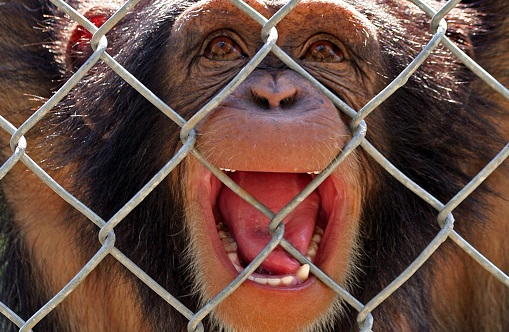
#> input picture Test Images/exp1.jpg, 509 x 332 px
$ python -i FindMaskThroughColor.py   (imports and definitions only)
#> lines starting #> are read from the running program, lines starting #| are printed output that depends on the picture
### color_feature/GetPoint.py
import cv2
import numpy as np


points = []


# 鼠标左键单击事件
def on_EVENT_LBUTTONDOWN(event, x, y, flags, param):
    if event == cv2.EVENT_LBUTTONDOWN:
        points.append([x, y])


# 从图片中选取栅栏参考点
def choose_points_from_img(img):
    img = img.copy()
    cv2.namedWindow("choose point")
    cv2.setMouseCallback("choose point", on_EVENT_LBUTTONDOWN)
    cv2.imshow("choose point", img)
    while True:
        for point in points:
            x, y = point[0], point[1]
            xy = "%d,%d" % (x, y)
            cv2.circle(img, (x, y), 2, (255, 0, 0), thickness=1)
            cv2.putText(img, xy, (x, y), cv2.FONT_HERSHEY_PLAIN,
                        1.0, (0, 0, 255), thickness=2)
            cv2.imshow("choose point", img)
        if cv2.waitKey(1) & 0xff == ord('q'):
            break
    cv2.destroyWindow("choose point")
    return points


def get_points_sample(img, points, wind_size):
    points_num = len(points)
    counter = 0
    wSize = wind_size * wind_size
    hwSize = int(wind_size/2)
    R = np.zeros(points_num * wSize, dtype=np.uint8)
    G = np.zeros(points_num * wSize, dtype=np.uint8)
    B = np.zeros(points_num * wSize, dtype=np.uint8)

    for i in range(points_num):
        row, col = points[i][1], points[i][0]
        for j in range(-hwSize,hwSize+1):
            for k in range(-hwSize,hwSize+1):
                B[wSize * i + counter] = img[row + j, col + k, 0]
                G[wSize * i + counter] = img[row + j, col + k, 1]
                R[wSize * i + counter] = img[row + j, col + k, 2]
                counter = counter + 1
        counter = 0
    return R, G, B, points_num, points


# [11 lines that do not run on import are left out]

### color_feature/FenceDetcc.py
import numpy as np
import cv2
from color_feature.GetPoint import choose_points_from_img, get_points_sample


def fenceDetcc(img, R, G, B, points_num, wind_size, treshold):
    img = img.copy()
    y_length, x_length, _ = img.shape
    wSize = wind_size * wind_size
    hwSize = int(wind_size / 2)

    S_points_num = points_num * wSize  # 区域点个数
    k = 1 / S_points_num

    mewR = np.sum(R) / S_points_num
    mewG = np.sum(G) / S_points_num
    mewB = np.sum(B) / S_points_num


    r_error = R - mewR
    g_error = G - mewG
    b_error = B - mewB
    Srr = k * np.sum(np.multiply(r_error, r_error))
    Srg = k * np.sum(np.multiply(r_error, g_error))
    Srb = k * np.sum(np.multiply(r_error, b_error))

    Sgr = k * np.sum(np.multiply(g_error, r_error))
    Sgg = k * np.sum(np.multiply(g_error, g_error))
    Sgb = k * np.sum(np.multiply(g_error, b_error))

    Sbr = k * np.sum(np.multiply(b_error, r_error))
    Sbg = k * np.sum(np.multiply(b_error, g_error))
    Sbb = k * np.sum(np.multiply(b_error, b_error))


    Sigma = [[Srr,Srg,Srb],
             [Sgr,Sgg,Sgb],
             [Sbr,Sbg,Sbb]]

    Sigma_mat = np.mat(Sigma)
    iSigma = Sigma_mat.I


    mask = np.zeros((y_length,x_length),dtype=np.uint8)
    for i in range(y_length):
        for j in range(x_length):
            cB = img[i,j,0]
            cG = img[i,j,1]
            cR = img[i,j,2]

            A = np.mat([cR - mewR,cG - mewG, cB -mewB])

            d = A * iSigma * A.T
            if d < treshold:
                img[i,j,:] = 0
                mask[i,j] = 255

    cv2.imshow("img with original mask", img)
    cv2.waitKey(0)
    cv2.imshow("original mask", mask)
    cv2.waitKey(0)

    return mask


# [93 lines left out: function fenceDetcc2, not called in this run]

# [10 lines that do not run on import are left out]

### color_feature/FindMaskThroughColor.py
import cv2
import numpy as np
from skimage import measure

from color_feature.GetPoint import choose_points_from_img, get_points_sample
from color_feature.FenceDetcc import fenceDetcc


import de_fencing.Parameter as PARM


wind_size = PARM.windSize
manhattan_distance_threshold = PARM.manhattanDistanceThreshold


def find_fence_mask_through_color(img):
    # 获得栅栏样本像素点  获得样本点周围像素点
    points = choose_points_from_img(img)
    R, G, B, points_num, points = get_points_sample(img, points, wind_size=wind_size)
    # 获得原始栅栏mask
    mask = fenceDetcc(img, R, G, B, points_num, wind_size=wind_size, treshold=manhattan_distance_threshold)

    # 膨胀处理
    kernel = cv2.getStructuringElement(cv2.MORPH_RECT, (3, 3))
    dilation = cv2.dilate(mask, kernel)
    cv2.imshow('image dilation', dilation)
    cv2.waitKey(0)

    # 联通区域划分
    labels, num = measure.label(dilation, neighbors=8, background=0, connectivity=2, return_num=True)
    print('联通区域数目：', num)

    labels_num_dict = {}
    for i in range(1, num+1):  # 这里从1开始，防止将背景设置为最大连通域
        labels_num_dict[i] = np.sum(labels == i)
    print('联通区域标签和包含像素个数:\n', labels_num_dict)

    # 联通区域面积从大到小排序
    labels_num_dict_sorted = sorted(labels_num_dict.items(), key=lambda d: d[1], reverse=True)
    print('排序后联通区域标签和包含像素个数:\n', labels_num_dict_sorted)

    # 选择标签  2个条件
    labels_choose = []
    for i in range(0, min(15, num - 1)):
        if labels_num_dict_sorted[i][1] > 100:
            labels_choose.append(labels_num_dict_sorted[i][0])

    print('选择的标签:', labels_choose)

    # 选择栅栏区域
    mask_choose = np.zeros(labels.shape, dtype=np.uint8)
    for i in range(mask_choose.shape[0]):
        for j in range(mask_choose.shape[1]):
            if labels[i][j] in labels_choose:
                mask_choose[i][j] = 255
    cv2.imshow('mask_choose', mask_choose)
    cv2.waitKey(0)

    # 膨胀处理
    kernel1 = cv2.getStructuringElement(cv2.MORPH_RECT, (5, 5))
    kernel2 = cv2.getStructuringElement(cv2.MORPH_RECT, (3, 3))
    mask_choose_dilation = cv2.dilate(mask_choose, kernel1)
    mask_choose_dilation = cv2.erode(mask_choose_dilation,kernel2)
    cv2.imshow('mask_choose_dilation', mask_choose_dilation)
    cv2.waitKey(0)

    return mask_choose_dilation


# [15 lines not run here, left out]
    # cv2.imwrite(result_file_path + img_name, new_img)

>>> import cv2
>>> picture = cv2.imread('../Test Images/exp1.jpg', cv2.IMREAD_GRAYSCALE)
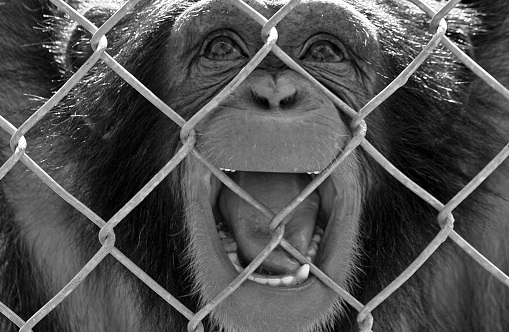
#> picture: shape (332, 509); min 0, max 255, mean 81.3
>>> result = find_fence_mask_through_color(picture)
#> (key q is pressed here)
#> in find_fence_mask_through_color, `points = choose_points_from_img(img)`: points = []
#> in get_points_sample, `points_num = len(points)`: points_num = 0
#> in find_fence_mask_through_color, `R, G, B, points_num, points = get_points_sample(img, points, wind_size..`: R = empty array; points_num = 0
#> (the run stopped early here; a loop or call above may not have finished)

$ run again, on Test Images/exp122.jpg
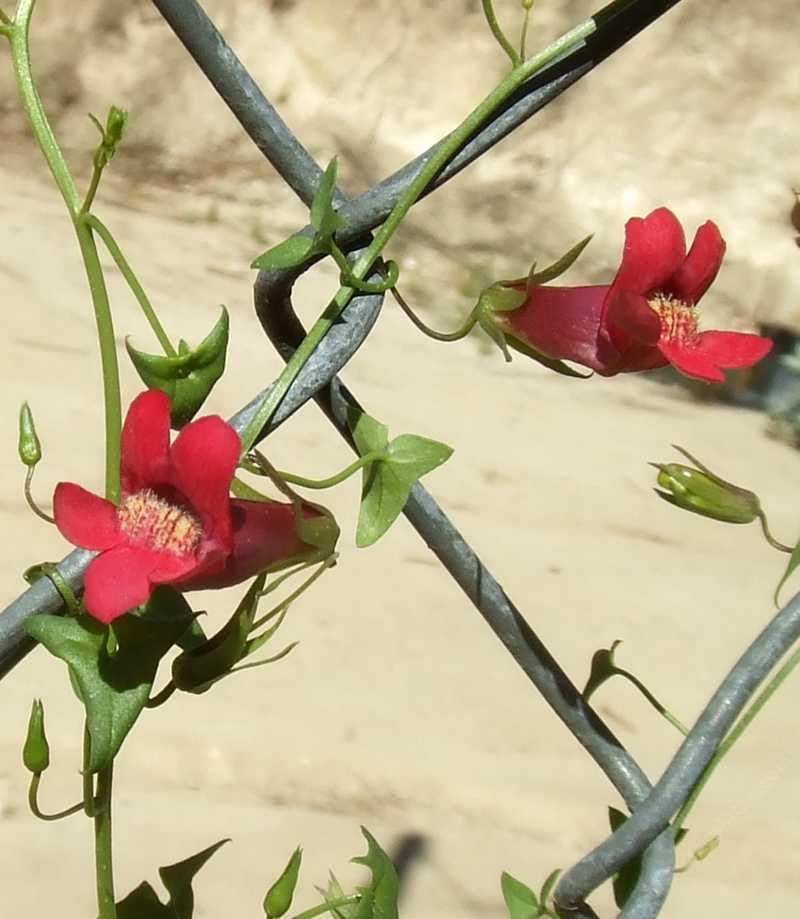
#> input picture Test Images/exp122.jpg, 800 x 919 px
#> `picture = cv2.imread('../Test Images/exp1.jpg', cv2.IMREAD_GRAYSCALE)`:
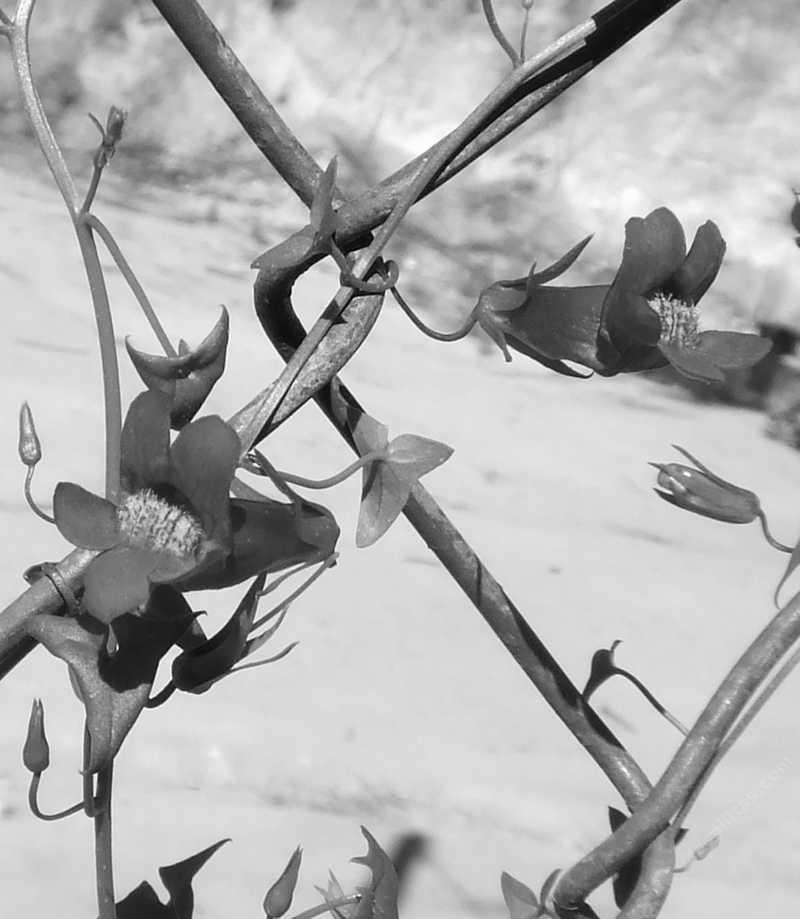
#> picture: shape (919, 800); min 0, max 255, mean 175
#> points = []
#> in get_points_sample, `points_num = len(points)`: points_num = 0
#> in find_fence_mask_through_color, `R, G, B, points_num, points = get_points_sample(img, points, wind_size..`: R = empty array; points_num = 0

$ run again, on Test Images/exp123.jpg
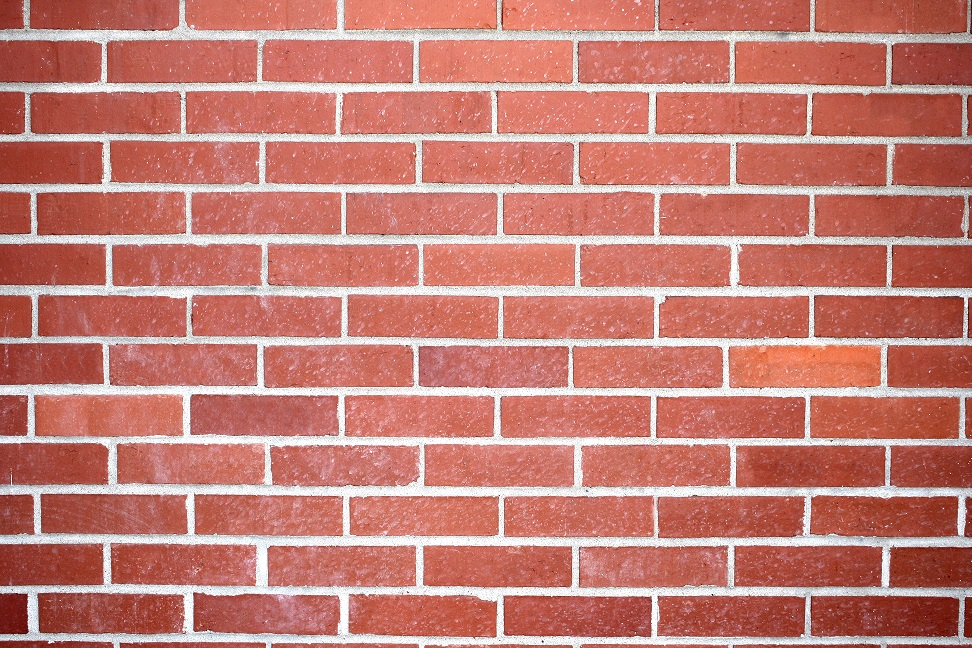
#> input picture Test Images/exp123.jpg, 972 x 648 px
#> `picture = cv2.imread('../Test Images/exp1.jpg', cv2.IMREAD_GRAYSCALE)`:
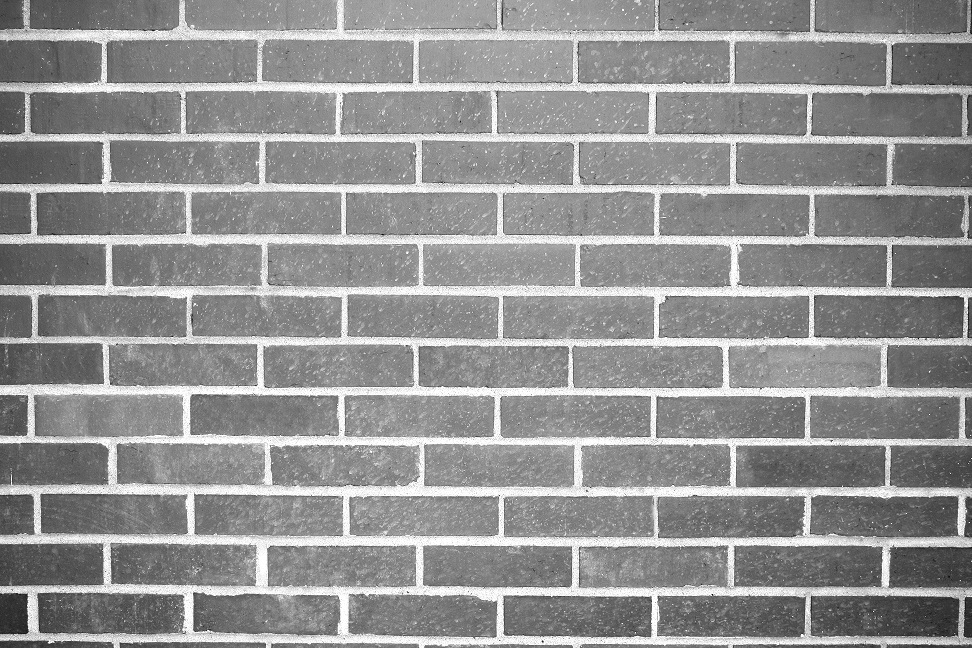
#> picture: shape (648, 972); min 0, max 255, mean 146.2
#> points = []
#> in get_points_sample, `points_num = len(points)`: points_num = 0
#> in find_fence_mask_through_color, `R, G, B, points_num, points = get_points_sample(img, points, wind_size..`: R = empty array; points_num = 0

$ run again, on Test Images/exp14.jpg
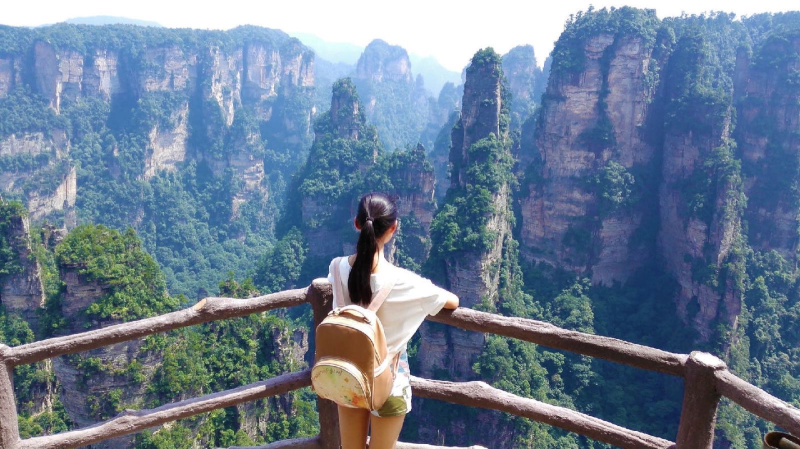
#> input picture Test Images/exp14.jpg, 1600 x 898 px (shown at 1/2 size)
#> `picture = cv2.imread('../Test Images/exp1.jpg', cv2.IMREAD_GRAYSCALE)`:
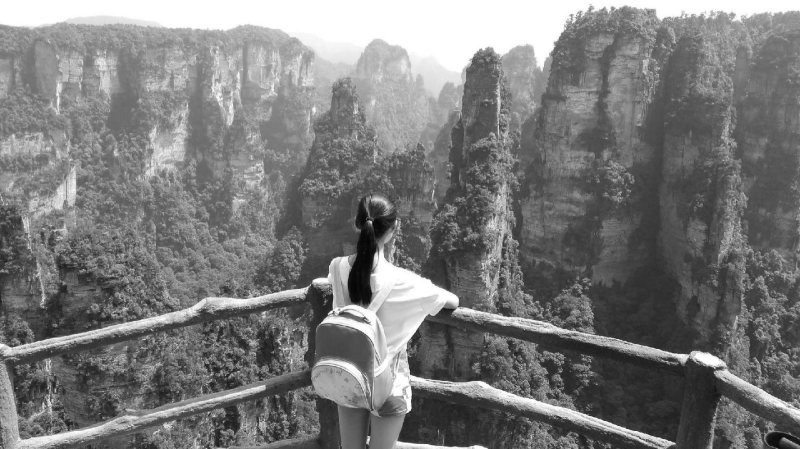
#> picture: shape (898, 1600) (shown at 1/2 size); min 0, max 255, mean 122.4
#> points = []
#> in get_points_sample, `points_num = len(points)`: points_num = 0
#> in find_fence_mask_through_color, `R, G, B, points_num, points = get_points_sample(img, points, wind_size..`: R = empty array; points_num = 0
